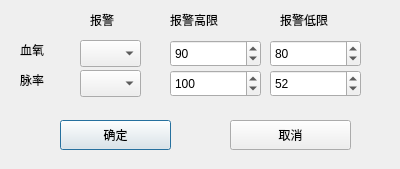
<?xml version="1.0" encoding="UTF-8"?>
<ui version="4.0">
 <class>Dlg_alm_spo</class>
 <widget class="QDialog" name="Dlg_alm_spo">
  <property name="geometry">
   <rect>
    <x>0</x>
    <y>0</y>
    <width>400</width>
    <height>169</height>
   </rect>
  </property>
  <property name="windowTitle">
   <string>血氧报警限设置</string>
  </property>
  <widget class="QLabel" name="label_5">
   <property name="geometry">
    <rect>
     <x>280</x>
     <y>10</y>
     <width>71</width>
     <height>20</height>
    </rect>
   </property>
   <property name="text">
    <string>报警低限</string>
   </property>
  </widget>
  <widget class="QSpinBox" name="m_spb_spo_l">
   <property name="geometry">
    <rect>
     <x>270</x>
     <y>40</y>
     <width>91</width>
     <height>27</height>
    </rect>
   </property>
   <property name="maximum">
    <number>100</number>
   </property>
   <property name="value">
    <number>80</number>
   </property>
  </widget>
  <widget class="QLabel" name="label_2">
   <property name="geometry">
    <rect>
     <x>20</x>
     <y>70</y>
     <width>51</width>
     <height>20</height>
    </rect>
   </property>
   <property name="text">
    <string>脉率</string>
   </property>
  </widget>
  <widget class="QSpinBox" name="m_spb_spo_h">
   <property name="geometry">
    <rect>
     <x>170</x>
     <y>40</y>
     <width>91</width>
     <height>27</height>
    </rect>
   </property>
   <property name="maximum">
    <number>100</number>
   </property>
   <property name="value">
    <number>90</number>
   </property>
  </widget>
  <widget class="QLabel" name="label">
   <property name="geometry">
    <rect>
     <x>20</x>
     <y>40</y>
     <width>51</width>
     <height>20</height>
    </rect>
   </property>
   <property name="text">
    <string>血氧</string>
   </property>
  </widget>
  <widget class="QPushButton" name="m_btn_ok">
   <property name="geometry">
    <rect>
     <x>60</x>
     <y>120</y>
     <width>111</width>
     <height>30</height>
    </rect>
   </property>
   <property name="text">
    <string>确定</string>
   </property>
  </widget>
  <widget class="QComboBox" name="m_cmbb_spo">
   <property name="geometry">
    <rect>
     <x>80</x>
     <y>40</y>
     <width>61</width>
     <height>27</height>
    </rect>
   </property>
   <property name="maxVisibleItems">
    <number>2</number>
   </property>
  </widget>
  <widget class="QLabel" name="label_3">
   <property name="geometry">
    <rect>
     <x>90</x>
     <y>10</y>
     <width>51</width>
     <height>20</height>
    </rect>
   </property>
   <property name="text">
    <string>报警</string>
   </property>
  </widget>
  <widget class="QSpinBox" name="m_spb_mailv_h">
   <property name="geometry">
    <rect>
     <x>170</x>
     <y>70</y>
     <width>91</width>
     <height>27</height>
    </rect>
   </property>
   <property name="maximum">
    <number>300</number>
   </property>
   <property name="value">
    <number>100</number>
   </property>
  </widget>
  <widget class="QComboBox" name="m_cmbb_mailv">
   <property name="geometry">
    <rect>
     <x>80</x>
     <y>70</y>
     <width>61</width>
     <height>27</height>
    </rect>
   </property>
   <property name="maxVisibleItems">
    <number>2</number>
   </property>
  </widget>
  <widget class="QLabel" name="label_4">
   <property name="geometry">
    <rect>
     <x>170</x>
     <y>10</y>
     <width>71</width>
     <height>20</height>
    </rect>
   </property>
   <property name="text">
    <string>报警高限</string>
   </property>
  </widget>
  <widget class="QSpinBox" name="m_spb_mailv_l">
   <property name="geometry">
    <rect>
     <x>270</x>
     <y>70</y>
     <width>91</width>
     <height>27</height>
    </rect>
   </property>
   <property name="maximum">
    <number>300</number>
   </property>
   <property name="value">
    <number>52</number>
   </property>
  </widget>
  <widget class="QPushButton" name="m_btn_cancel">
   <property name="geometry">
    <rect>
     <x>230</x>
     <y>120</y>
     <width>121</width>
     <height>30</height>
    </rect>
   </property>
   <property name="text">
    <string>取消</string>
   </property>
  </widget>
 </widget>
 <resources/>
 <connections/>
</ui>
